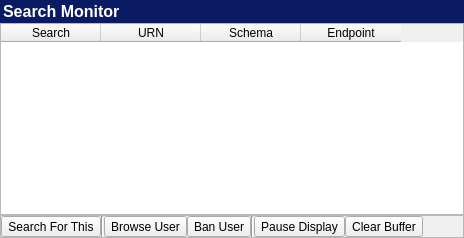
      <widget class="QWidget" name="pageSearchMonitor">
       <layout class="QGridLayout" name="gridLayout_164">
        <property name="margin">
         <number>0</number>
        </property>
        <property name="spacing">
         <number>0</number>
        </property>
        <item row="0" column="0">
         <widget class="QFrame" name="frameSearchMonitorHeader">
          <property name="minimumSize">
           <size>
            <width>0</width>
            <height>23</height>
           </size>
          </property>
          <property name="styleSheet">
           <string notr="true">background-color: rgb(11, 27, 99);</string>
          </property>
          <property name="frameShape">
           <enum>QFrame::NoFrame</enum>
          </property>
          <property name="frameShadow">
           <enum>QFrame::Raised</enum>
          </property>
          <layout class="QGridLayout" name="gridLayout_158">
           <property name="margin">
            <number>0</number>
           </property>
           <property name="spacing">
            <number>0</number>
           </property>
           <item row="0" column="0">
            <widget class="QLabel" name="labelSearchMonitorHeader">
             <property name="styleSheet">
              <string notr="true">color: rgb(255, 255, 255);</string>
             </property>
             <property name="text">
              <string>&lt;!DOCTYPE HTML PUBLIC &quot;-//W3C//DTD HTML 4.0//EN&quot; &quot;http://www.w3.org/TR/REC-html40/strict.dtd&quot;&gt;
&lt;html&gt;&lt;head&gt;&lt;meta name=&quot;qrichtext&quot; content=&quot;1&quot; /&gt;&lt;style type=&quot;text/css&quot;&gt;
p, li { white-space: pre-wrap; }
&lt;/style&gt;&lt;/head&gt;&lt;body style=&quot; font-family:'MS Shell Dlg 2'; font-size:8.25pt; font-weight:400; font-style:normal;&quot;&gt;
&lt;p style=&quot; margin-top:0px; margin-bottom:0px; margin-left:0px; margin-right:0px; -qt-block-indent:0; text-indent:0px;&quot;&gt;&lt;img src=&quot;:/Icons/FileType/Resource/24x24 File Type/SearchMonitor.png&quot; /&gt;&lt;span style=&quot; font-size:8pt;&quot;&gt; &lt;/span&gt;&lt;span style=&quot; font-size:12pt; font-weight:600;&quot;&gt;Search Monitor&lt;/span&gt;&lt;/p&gt;&lt;/body&gt;&lt;/html&gt;</string>
             </property>
             <property name="alignment">
              <set>Qt::AlignLeading|Qt::AlignLeft|Qt::AlignVCenter</set>
             </property>
            </widget>
           </item>
          </layout>
         </widget>
        </item>
        <item row="1" column="0">
         <widget class="QTableWidget" name="tableWidgetSearchMonitor">
          <property name="sizePolicy">
           <sizepolicy hsizetype="Expanding" vsizetype="MinimumExpanding">
            <horstretch>0</horstretch>
            <verstretch>0</verstretch>
           </sizepolicy>
          </property>
          <column>
           <property name="text">
            <string>Search</string>
           </property>
          </column>
          <column>
           <property name="text">
            <string>URN</string>
           </property>
          </column>
          <column>
           <property name="text">
            <string>Schema</string>
           </property>
          </column>
          <column>
           <property name="text">
            <string>Endpoint</string>
           </property>
          </column>
         </widget>
        </item>
        <item row="2" column="0">
         <widget class="QFrame" name="frameToolbarSearchMonitor">
          <property name="frameShape">
           <enum>QFrame::StyledPanel</enum>
          </property>
          <property name="frameShadow">
           <enum>QFrame::Raised</enum>
          </property>
          <layout class="QGridLayout" name="gridLayout_163">
           <property name="margin">
            <number>0</number>
           </property>
           <property name="spacing">
            <number>0</number>
           </property>
           <item row="0" column="0">
            <layout class="QGridLayout" name="gridLayout_179">
             <item row="0" column="0">
              <widget class="QToolButton" name="toolButtonSearchForThis">
               <property name="text">
                <string>Search For This</string>
               </property>
               <property name="icon">
                <iconset>
                 <normaloff>:/Icons/Resource/search-32.png</normaloff>:/Icons/Resource/search-32.png</iconset>
               </property>
               <property name="toolButtonStyle">
                <enum>Qt::ToolButtonTextBesideIcon</enum>
               </property>
              </widget>
             </item>
             <item row="0" column="1">
              <widget class="Line" name="line_29">
               <property name="orientation">
                <enum>Qt::Vertical</enum>
               </property>
              </widget>
             </item>
             <item row="0" column="2">
              <widget class="QToolButton" name="toolButtonSearchMonitorBrowseUser">
               <property name="text">
                <string>Browse User</string>
               </property>
               <property name="icon">
                <iconset>
                 <normaloff>:/Icons/Resource/Network Connections.png</normaloff>:/Icons/Resource/Network Connections.png</iconset>
               </property>
               <property name="toolButtonStyle">
                <enum>Qt::ToolButtonTextBesideIcon</enum>
               </property>
              </widget>
             </item>
             <item row="0" column="3">
              <widget class="QToolButton" name="toolButtonSearchMonitorBanUser">
               <property name="text">
                <string>Ban User</string>
               </property>
               <property name="icon">
                <iconset>
                 <normaloff>:/Icons/Resource/Erase All.png</normaloff>:/Icons/Resource/Erase All.png</iconset>
               </property>
               <property name="toolButtonStyle">
                <enum>Qt::ToolButtonTextBesideIcon</enum>
               </property>
              </widget>
             </item>
             <item row="0" column="4">
              <widget class="Line" name="line_31">
               <property name="orientation">
                <enum>Qt::Vertical</enum>
               </property>
              </widget>
             </item>
             <item row="0" column="5">
              <widget class="QToolButton" name="toolButtonSearchMonitorPause">
               <property name="text">
                <string>Pause Display</string>
               </property>
               <property name="icon">
                <iconset>
                 <normaloff>:/Icons/Resource/Pause Queue.png</normaloff>:/Icons/Resource/Pause Queue.png</iconset>
               </property>
               <property name="toolButtonStyle">
                <enum>Qt::ToolButtonTextBesideIcon</enum>
               </property>
              </widget>
             </item>
             <item row="0" column="6">
              <widget class="QToolButton" name="toolButtonClearSearchMonitorBuffer">
               <property name="text">
                <string>Clear Buffer</string>
               </property>
               <property name="icon">
                <iconset>
                 <normaloff>:/Icons/Resource/Broom.png</normaloff>:/Icons/Resource/Broom.png</iconset>
               </property>
               <property name="toolButtonStyle">
                <enum>Qt::ToolButtonTextBesideIcon</enum>
               </property>
              </widget>
             </item>
             <item row="0" column="7">
              <spacer name="horizontalSpacer_50">
               <property name="orientation">
                <enum>Qt::Horizontal</enum>
               </property>
               <property name="sizeHint" stdset="0">
                <size>
                 <width>40</width>
                 <height>20</height>
                </size>
               </property>
              </spacer>
             </item>
            </layout>
           </item>
          </layout>
         </widget>
        </item>
       </layout>
      </widget>
